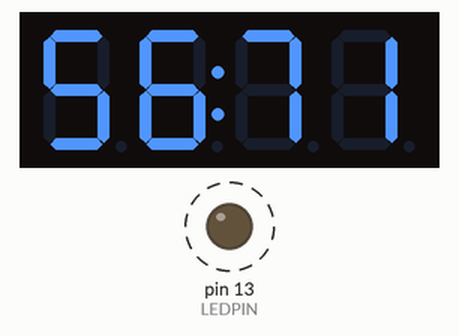
This sketch was run on a simulated Arduino Uno, built with avr-gcc and run on an emulated ATmega328P. Parts: 4-digit seven-segment display, output pins drawn as LEDs (lit = HIGH). Dashed ring = blinking.

Above: at 0.27 s.
At 1.6 s:
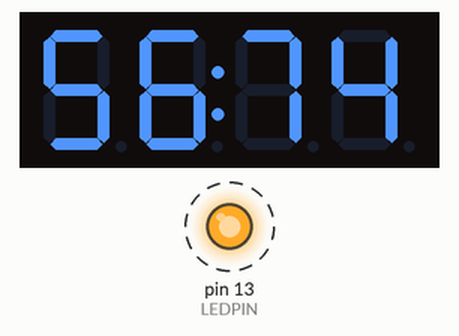
At 2.6 s:
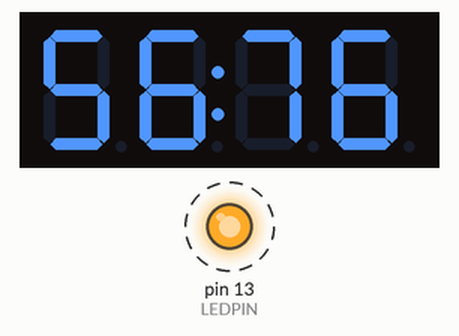
At 4.6 s:
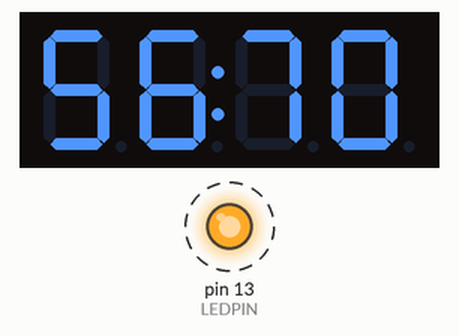
Timing chart, 0 to 40.0 s (numbered marks = the images above):
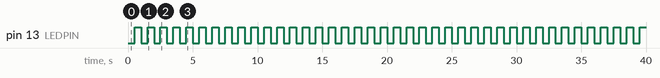

Measured:
- by itself, pin 13 (LEDPIN): alternates HIGH for 0.50 s and LOW for 0.50 s
- by itself, everything shown: repeats every 5.0 s, in 10 steps
- what the display in image 1 shows lasts 0.5 s, from 1.5 s to 2.0 s

The sketch:

VST01_Int_tm1367_01.ino
```cpp
// Arduino таймер CTC прерывание
// avr-libc library includes
#include <avr/io.h>
#include <avr/interrupt.h>


#include "TM1637.h"   // Подключаем библиотеку для работы с модулем

int8_t DispMSG[] = {5, 6, 7, 8};   // Настройка символов для последующего вывода на дислей

//Определяем пины для подключения к плате Arduino
#define CLK 10
#define DIO 11

//Создаём объект класса TM1637, в качестве параметров
//передаём номера пинов подключения
TM1637 tm1637(CLK, DIO);


#define LEDPIN 13

volatile char  flag01 = 0;
char sostLed = 0;

char edmin, desmin;
char edsec = 0;

void setup()
{
    pinMode(LEDPIN, OUTPUT);

  //Инициализация модуля
  tm1637.init();
  //Установка яркости горения сегментов
  /*
     BRIGHT_TYPICAL = 2 Средний
     BRIGHT_DARKEST = 0 Тёмный
     BRIGHTEST = 7      Яркий
  */
  tm1637.set(BRIGHT_TYPICAL);

  //Задание на включение разделителя
  tm1637.point(true);
  //Выводим массив на дисплей
  tm1637.display(DispMSG);


    // инициализация Timer1
    cli();  // отключить глобальные прерывания
    TCCR1A = 0;   // установить регистры в 0
    TCCR1B = 0;

    //OCR1A = 15624; // установка регистра совпадения
    OCR1A = 7812; // установка регистра совпадения

    TCCR1B |= (1 << WGM12);  // включить CTC режим
    TCCR1B |= (1 << CS10); // Установить биты на коэффициент деления 1024
    TCCR1B |= (1 << CS12);

    TIMSK1 |= (1 << OCIE1A);  // включить прерывание по совпадению таймера
    sei(); // включить глобальные прерывания

    edmin = 0;
}

void loop()
{
    // основная программа

    if ( flag01 == 1 ) {
      digitalWrite(LEDPIN, sostLed);

      sostLed = !sostLed ;

      flag01 = 0;

      edsec++;
      if ( edsec > 9 ) {
        edsec = 0;
      }
      DispMSG[3] = edsec;
      tm1637.display(DispMSG);
    }

}

ISR(TIMER1_COMPA_vect)
{
    //digitalWrite(LEDPIN, !digitalRead(LEDPIN));
    flag01 = 1;
}
```
